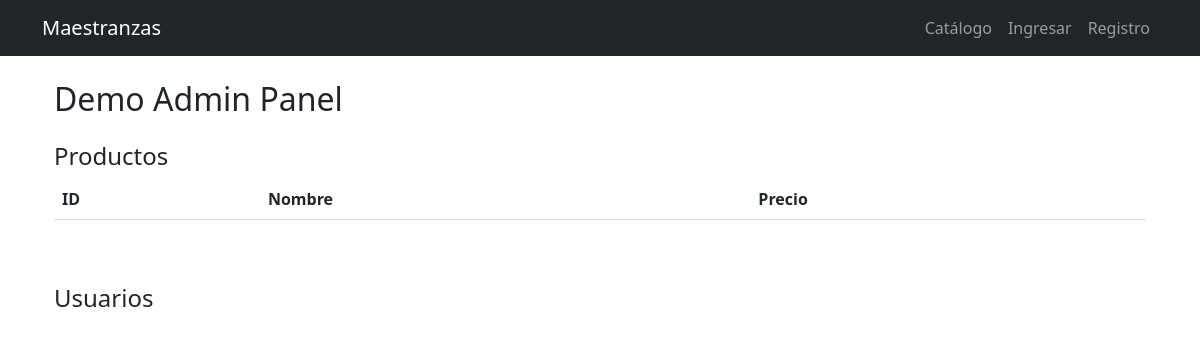
Before: /admin-panel/ with the older database file.
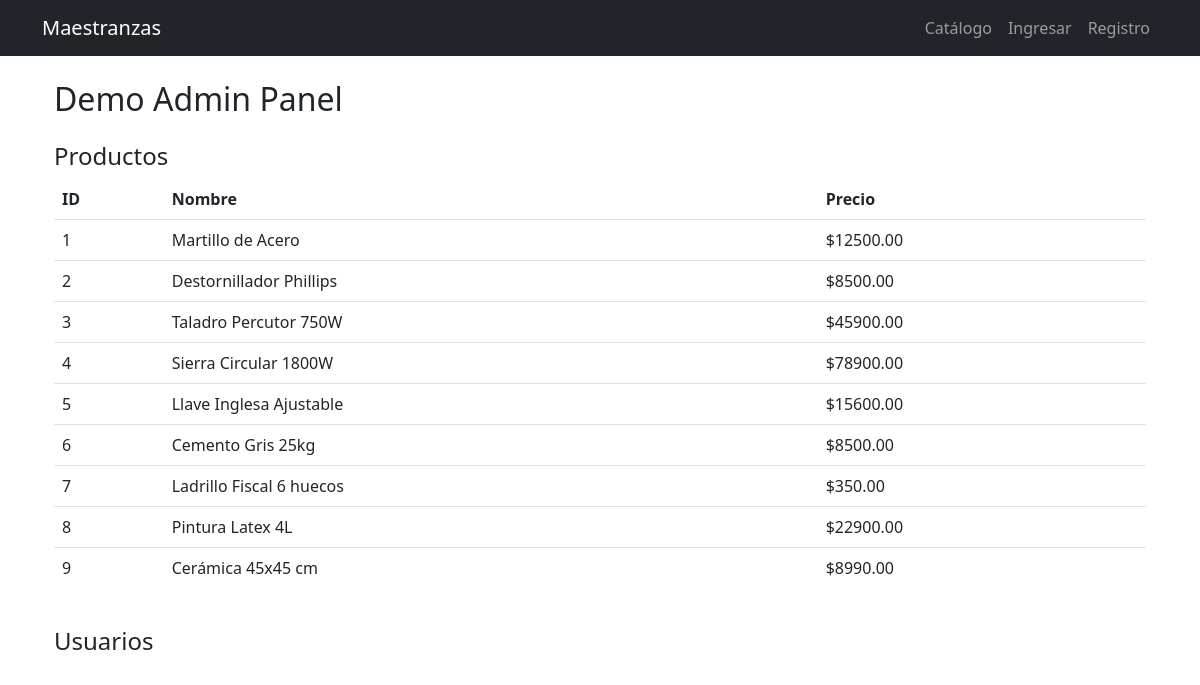
After: the same page with the newer database file.
### myapp/models.py (models this page shows, shortened)
class Producto(models.Model):
    nombre = models.CharField(max_length=200)
    descripcion = models.TextField()
    precio = models.DecimalField(max_digits=10, decimal_places=2)
    imagen = models.CharField(max_length=100)
    stock = models.PositiveIntegerField(default=0)
    fecha_creacion = models.DateTimeField(auto_now_add=True)

### myapp/views.py (the view)
# urls.py: path('admin-panel/', views.admin_panel, name='admin-panel-demo'),]
def admin_panel(request):
    return render(request, 'admin-panel.html', {
        'productos': Producto.objects.all(),
        'usuarios': User.objects.all()  # Add this line
    })

### myapp/templates/admin-panel.html (shortened to what this page needs)
{% extends 'base.html' %}
{% block content %}
<div class="container mt-4">
    <h2>Demo Admin Panel</h2>
    <div class="mt-4">
        <h4>Productos</h4>
        <div style="max-height: 400px; overflow-y: auto;">
            <table class="table">
                <thead>
                    <tr>
                        <th>ID</th>
                        <th>Nombre</th>
                        <th>Precio</th>
                    </tr>
                </thead>
                <tbody>
                    {% for p in productos %}
                    <tr>
                        <td>{{ p.id }}</td>
                        <td>{{ p.nombre }}</td>
                        <td>${{ p.precio }}</td>
                    </tr>
                    {% endfor %}
                </tbody>
            </table>
        </div>
    </div>
    <div class="mt-5">
        <h4>Usuarios</h4>
        <div style="max-height: 400px; overflow-y: auto;">
        </div>
    </div>
</div>
{% endblock %}

### myapp/templates/base.html (shortened to what this page needs)
<!DOCTYPE html>
<html lang="es">
<head>
    <link href="https://cdn.jsdelivr.net/npm/bootstrap@5.3.0/dist/css/bootstrap.min.css" rel="stylesheet">
</head>
<body>
    <nav class="navbar navbar-expand-lg navbar-dark bg-dark">
        <div class="container">
            <a class="navbar-brand" href="{% url 'index' %}">Maestranzas</a>
            <div class="navbar-nav">
                <a class="nav-link" href="{% url 'catalogo' %}">Catálogo</a>
                {% if user.is_authenticated %}
                    <span class="navbar-text ms-3 me-2">Hola, {{ user.username }}</span>
                    <a class="nav-link" href="{% url 'logout' %}">Salir</a>
                {% else %}
                    <a class="nav-link" href="{% url 'login' %}">Ingresar</a>
                    <a class="nav-link" href="{% url 'registro' %}">Registro</a>
                {% endif %}
            </div>
        </div>
    </nav>
    <div class="container mt-4">
        {% block content %}{% endblock %}
    </div>
</body>
</html>

Changed rows visible on the page:
added Producto: id "1", nombre "Martillo de Acero", precio "12500.00"
added Producto: id "2", nombre "Destornillador Phillips", precio "8500.00"
added Producto: id "3", nombre "Taladro Percutor 750W", precio "45900.00"
added Producto: id "4", nombre "Sierra Circular 1800W", precio "78900.00"
added Producto: id "5", nombre "Llave Inglesa Ajustable", precio "15600.00"
added Producto: id "6", nombre "Cemento Gris 25kg", precio "8500.00"
added Producto: id "7", nombre "Ladrillo Fiscal 6 huecos", precio "350.00"
added Producto: id "8", nombre "Pintura Latex 4L", precio "22900.00"
added Producto: id "9", nombre "Cerámica 45x45 cm", precio "8990.00"
